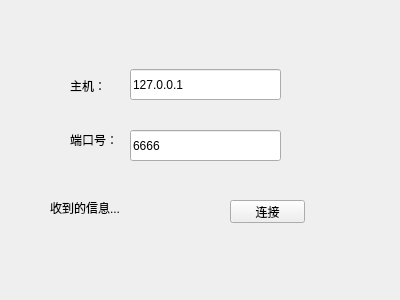
<?xml version="1.0" encoding="UTF-8"?>
<ui version="4.0">
 <class>Widget</class>
 <widget class="QWidget" name="Widget">
  <property name="geometry">
   <rect>
    <x>0</x>
    <y>0</y>
    <width>400</width>
    <height>300</height>
   </rect>
  </property>
  <property name="windowTitle">
   <string>Widget</string>
  </property>
  <widget class="QLabel" name="hostLb">
   <property name="geometry">
    <rect>
     <x>70</x>
     <y>80</y>
     <width>54</width>
     <height>12</height>
    </rect>
   </property>
   <property name="text">
    <string>主机：</string>
   </property>
  </widget>
  <widget class="QLabel" name="portLb">
   <property name="geometry">
    <rect>
     <x>70</x>
     <y>130</y>
     <width>54</width>
     <height>20</height>
    </rect>
   </property>
   <property name="text">
    <string>端口号：</string>
   </property>
  </widget>
  <widget class="QLabel" name="messageLabel">
   <property name="geometry">
    <rect>
     <x>50</x>
     <y>200</y>
     <width>91</width>
     <height>16</height>
    </rect>
   </property>
   <property name="text">
    <string>收到的信息...</string>
   </property>
  </widget>
  <widget class="QLineEdit" name="hostLineEdit">
   <property name="geometry">
    <rect>
     <x>130</x>
     <y>69</y>
     <width>151</width>
     <height>31</height>
    </rect>
   </property>
   <property name="text">
    <string>127.0.0.1</string>
   </property>
  </widget>
  <widget class="QLineEdit" name="portLineEdit">
   <property name="geometry">
    <rect>
     <x>130</x>
     <y>130</y>
     <width>151</width>
     <height>31</height>
    </rect>
   </property>
   <property name="text">
    <string>6666</string>
   </property>
  </widget>
  <widget class="QPushButton" name="pushButton">
   <property name="geometry">
    <rect>
     <x>230</x>
     <y>200</y>
     <width>75</width>
     <height>23</height>
    </rect>
   </property>
   <property name="text">
    <string>连接</string>
   </property>
  </widget>
 </widget>
 <layoutdefault spacing="6" margin="11"/>
 <resources/>
 <connections/>
</ui>
